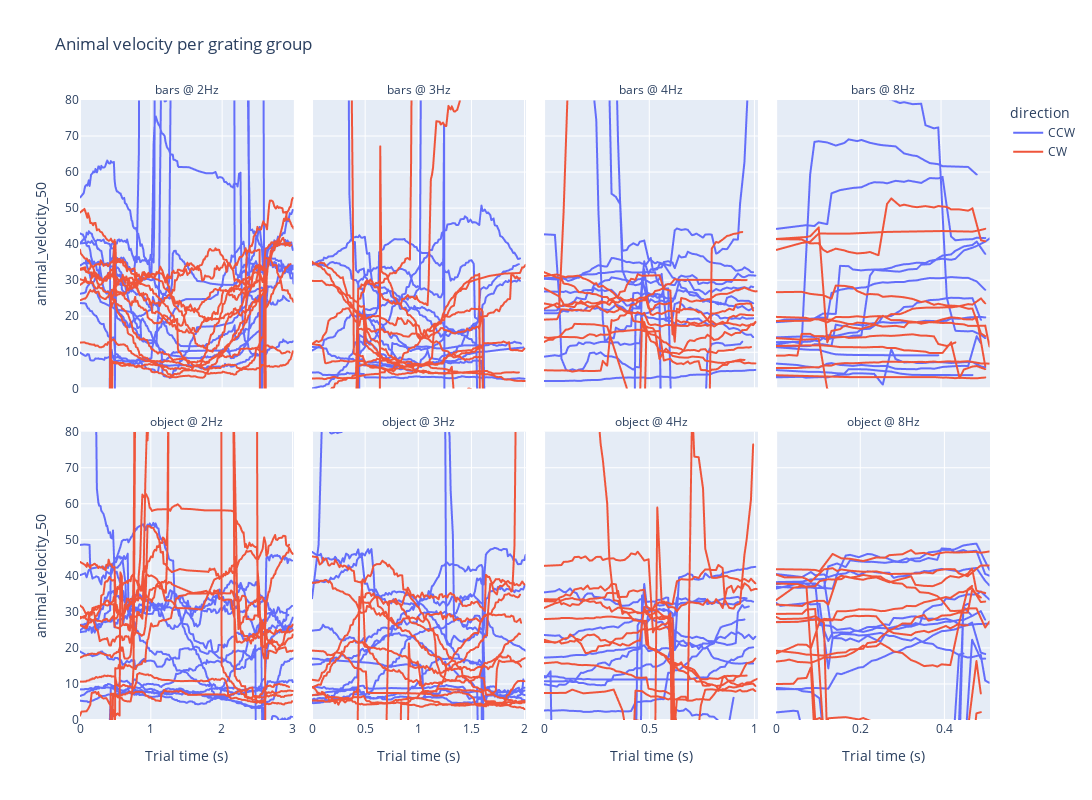

Here is the notebook cell this chart was saved with:
### Code cell
plot_velocity_per_smallfield_group(df).show()
